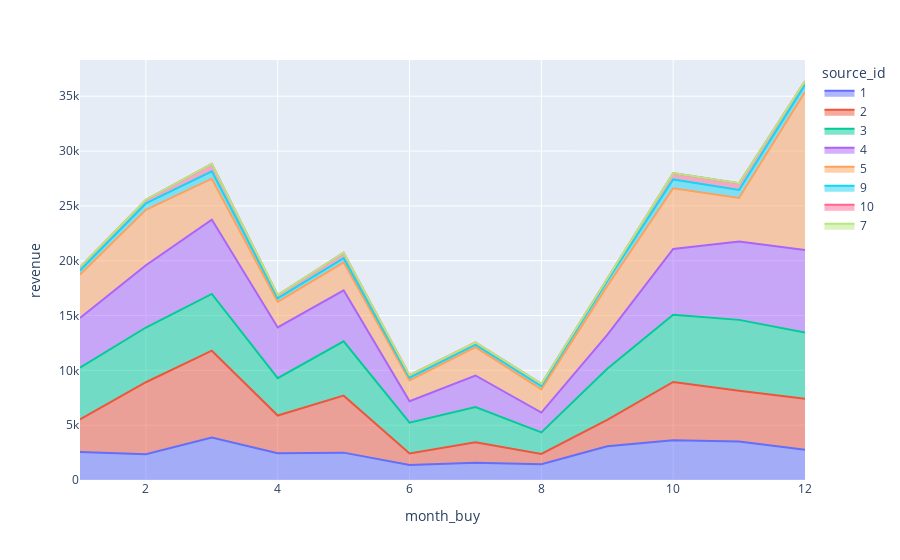

Write notebook code for a chart like this one.
### Code cell
fig_ingresos_fuente

### Figure 1 — Plotly figure (JSON) as saved in the notebook; plotly's stock layout.template omitted (floating-point values rounded to 4 significant figures)
{"data": [{"hovertemplate": "source_id=1<br>month_buy=%{x}<br>revenue=%{y}<extra></extra>", "legendgroup": "1", "line": {"color": "#636efa"}, "marker": {"symbol": "circle"}, "mode": "lines", "name": "1", "orientation": "v", "showlegend": true, "stackgroup": "1", "type": "scatter", "x": [1, 2, 3, 4, 5, 6, 7, 8, 9, 10, 11, 12], "xaxis": "x", "y": [2555.0, 2351.0, 3879.0, 2447.0, 2496.0, 1379.0, 1582.0, 1441.0, 3072.0, 3622.0, 3519.0, 2748.0], "yaxis": "y"}, {"hovertemplate": "source_id=2<br>month_buy=%{x}<br>revenue=%{y}<extra></extra>", "legendgroup": "2", "line": {"color": "#EF553B"}, "marker": {"symbol": "circle"}, "mode": "lines", "name": "2", "orientation": "v", "showlegend": true, "stackgroup": "1", "type": "scatter", "x": [1, 2, 3, 4, 5, 6, 7, 8, 9, 10, 11, 12], "xaxis": "x", "y": [2973.0, 6565.0, 7912.0, 3432.0, 5197.0, 1044.0, 1869.0, 929.0, 2410.0, 5317.0, 4613.0, 4662.0], "yaxis": "y"}, {"hovertemplate": "source_id=3<br>month_buy=%{x}<br>revenue=%{y}<extra></extra>", "legendgroup": "3", "line": {"color": "#00cc96"}, "marker": {"symbol": "circle"}, "mode": "lines", "name": "3", "orientation": "v", "showlegend": true, "stackgroup": "1", "type": "scatter", "x": [1, 2, 3, 4, 5, 6, 7, 8, 9, 10, 11, 12], "xaxis": "x", "y": [4716.0, 4989.0, 5177.0, 3407.0, 4954.0, 2804.0, 3198.0, 1965.0, 4659.0, 6125.0, 6471.0, 6046.0], "yaxis": "y"}, {"hovertemplate": "source_id=4<br>month_buy=%{x}<br>revenue=%{y}<extra></extra>", "legendgroup": "4", "line": {"color": "#ab63fa"}, "marker": {"symbol": "circle"}, "mode": "lines", "name": "4", "orientation": "v", "showlegend": true, "stackgroup": "1", "type": "scatter", "x": [1, 2, 3, 4, 5, 6, 7, 8, 9, 10, 11, 12], "xaxis": "x", "y": [4524.0, 5676.0, 6782.0, 4624.0, 4656.0, 1963.0, 2883.0, 1813.0, 3101.0, 6004.0, 7144.0, 7526.0], "yaxis": "y"}, {"hovertemplate": "source_id=5<br>month_buy=%{x}<br>revenue=%{y}<extra></extra>", "legendgroup": "5", "line": {"color": "#FFA15A"}, "marker": {"symbol": "circle"}, "mode": "lines", "name": "5", "orientation": "v", "showlegend": true, "stackgroup": "1", "type": "scatter", "x": [1, 2, 3, 4, 5, 6, 7, 8, 9, 10, 11, 12], "xaxis": "x", "y": [3962.0, 5062.0, 3727.0, 2343.0, 2550.0, 1899.0, 2583.0, 2126.0, 4448.0, 5538.0, 3977.0, 14410.0], "yaxis": "y"}, {"hovertemplate": "source_id=9<br>month_buy=%{x}<br>revenue=%{y}<extra></extra>", "legendgroup": "9", "line": {"color": "#19d3f3"}, "marker": {"symbol": "circle"}, "mode": "lines", "name": "9", "orientation": "v", "showlegend": true, "stackgroup": "1", "type": "scatter", "x": [1, 2, 3, 4, 5, 6, 7, 8, 9, 10, 11, 12], "xaxis": "x", "y": [382.8, 578.6, 677.7, 319.2, 376.7, 242.7, 237.3, 296.8, 459.9, 809.5, 728.4, 650.0], "yaxis": "y"}, {"hovertemplate": "source_id=10<br>month_buy=%{x}<br>revenue=%{y}<extra></extra>", "legendgroup": "10", "line": {"color": "#FF6692"}, "marker": {"symbol": "circle"}, "mode": "lines", "name": "10", "orientation": "v", "showlegend": true, "stackgroup": "1", "type": "scatter", "x": [1, 2, 3, 4, 5, 6, 7, 8, 9, 10, 11, 12], "xaxis": "x", "y": [304.5, 338.3, 679.5, 286.5, 505.5, 229.3, 187.6, 186.5, 196.3, 572.7, 616.1, 347.5], "yaxis": "y"}, {"hovertemplate": "source_id=7<br>month_buy=%{x}<br>revenue=%{y}<extra></extra>", "legendgroup": "7", "line": {"color": "#B6E880"}, "marker": {"symbol": "circle"}, "mode": "lines", "name": "7", "orientation": "v", "showlegend": true, "stackgroup": "1", "type": "scatter", "x": [8], "xaxis": "x", "y": [1.22], "yaxis": "y"}], "layout": {"legend": {"title": {"text": "source_id"}, "tracegroupgap": 0}, "margin": {"t": 60}, "xaxis": {"anchor": "y", "domain": [0, 1], "title": {"text": "month_buy"}}, "yaxis": {"anchor": "x", "domain": [0, 1], "title": {"text": "revenue"}}}}
